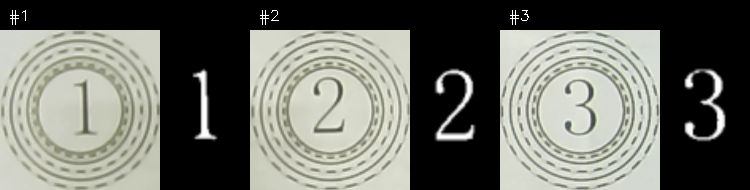
#> input picture src/identify_pack/identify_pack/scripts/ring_station_digit_snapshots/20261010_112118_147303282_crops.png, 750 x 190 px, given in place of the camera
$ python ring_number_detect.py
#> lines starting #> are read from the running program, lines starting #| are printed output that depends on the picture; after the words box and inside, x2 and y2 are one past the last pixel; in counts of white or black regions, pixels touching at a corner belong together
#> in main, frame is the input picture: shape (190, 750, 3); mean B, G, R 102.6, 110.2, 108.6
#!/usr/bin/env python3
"""圆环 + 圆环内颜色（数字）识别（提取自 zongchengxu20250724chusai.py）。

方法：
  1. 灰度 + 高斯模糊后 HoughCircles 检测圆环；
  2. 对每个圆环画圆形掩膜，在 HSV 空间统计红/绿/蓝面积，取最大者作为环内颜色；
  3. 颜色编号：1=红 2=绿 3=蓝。

用法：
  python3 ring_number_detect.py --device /dev/camera_upper --flip-code 0 --show
操作：
  实时显示检测结果；s 保存当前帧到 ring_number_snapshot.jpg；q 退出。
"""
import argparse

import cv2
import numpy as np

# 红/绿/蓝 HSV 阈值（来自源文件）
COLOR_THRESHOLDS = {
    1: [([0, 50, 50], [10, 255, 255]), ([160, 50, 50], [180, 255, 255])],  # 红
    2: [([30, 40, 40], [89, 255, 255])],                                   # 绿
    3: [([90, 50, 90], [140, 255, 255])],                                  # 蓝
}
COLOR_NAMES = {1: "红", 2: "绿", 3: "蓝"}
COLOR_BGR = {1: (0, 0, 255), 2: (0, 255, 0), 3: (255, 0, 0)}


def detect_circles_and_colors(frame, min_radius=35, max_radius=45,
                              param1=25, param2=25, min_dist=20):
    """检测圆环并识别环内颜色。返回 [(x, y, radius, color_id_or_None), ...]。"""
#> called with min_radius = 35, max_radius = 45, param1 = 25, param2 = 25, min_dist = 20
    gray = cv2.cvtColor(frame, cv2.COLOR_BGR2GRAY)
    gray = cv2.GaussianBlur(gray, (9, 9), 2)
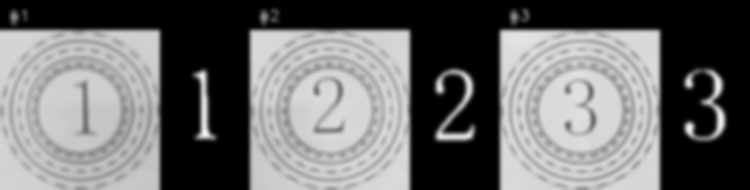
#> gray: shape (190, 750); min 0, max 244, mean 108.8
    circles = cv2.HoughCircles(
        gray, cv2.HOUGH_GRADIENT, dp=1, minDist=min_dist,
        param1=param1, param2=param2,
        minRadius=min_radius, maxRadius=max_radius)
#> circles = [[580.5, 110.5, 41.1], [79.5, 109.5, 40.8], [329.5, 110.5, 40.6]]

    hsv = cv2.cvtColor(frame, cv2.COLOR_BGR2HSV)
#> hsv: shape (190, 750, 3); mean H, S, V 20.1, 10.3, 110.2
    results = []
    if circles is None:
        return results

    circles = np.round(circles[0, :]).astype("int")
#> circles = [[580, 110, 41], [80, 110, 41], [330, 110, 41]]
    for (x, y, r) in circles:
        mask = np.zeros(frame.shape[:2], dtype=np.uint8)
        cv2.circle(mask, (x, y), int(1.4 * r), 255, -1)

        areas = {}
        for color_id, ranges in COLOR_THRESHOLDS.items():
            color_mask = np.zeros(frame.shape[:2], dtype=np.uint8)
            for lower, upper in ranges:
                color_mask |= cv2.inRange(hsv, np.array(lower), np.array(upper))
            areas[color_id] = cv2.countNonZero(cv2.bitwise_and(color_mask, mask))

        best = max(areas, key=areas.get)
        if areas[best] == 0:
            best = None
        results.append((int(x), int(y), int(r), best))
#> this loop made 3 passes
#> x on passes 1 to 3: 580, 80, 330
#> color_mask: shape (190, 750); every value is 0
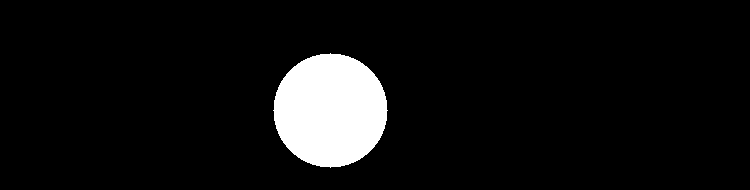
#> mask: shape (190, 750); 7.2% white; 1 white region, box (x1, y1, x2, y2) and area: (273, 53, 388, 168) 10189
#> after the loop, results = [(580, 110, 41, 2), (80, 110, 41, 2), (330, 110, 41, 2)]
    return results


def draw_results(frame, results):
    for (x, y, r, color_id) in results:
        cv2.circle(frame, (x, y), r, (0, 255, 255), 2)
        label = f"{color_id}({COLOR_NAMES[color_id]})" if color_id else "?"
        color = COLOR_BGR.get(color_id, (0, 0, 0))
        cv2.putText(frame, label, (x - 20, y - r - 8),
                    cv2.FONT_HERSHEY_SIMPLEX, 0.7, color, 2)
    return frame


def main():
    parser = argparse.ArgumentParser(description='圆环 + 环内颜色（数字）识别')
    parser.add_argument('--device', '-d', default='/dev/camera_upper')
    parser.add_argument('--width', type=int, default=640)
    parser.add_argument('--height', type=int, default=480)
    parser.add_argument('--flip-code', type=int, choices=(-1, 0, 1), default=0)
    parser.add_argument('--min-radius', type=int, default=35)
    parser.add_argument('--max-radius', type=int, default=45)
    parser.add_argument('--param1', type=int, default=25)
    parser.add_argument('--param2', type=int, default=25)
    parser.add_argument('--min-dist', type=int, default=20)
    parser.add_argument('--show', action='store_true', help='弹出窗口显示')
    args = parser.parse_args()

    cap = cv2.VideoCapture(args.device, cv2.CAP_V4L2)
    if not cap.isOpened():
        print(f'无法打开相机: {args.device}')
        return 1
    cap.set(cv2.CAP_PROP_FRAME_WIDTH, args.width)
    cap.set(cv2.CAP_PROP_FRAME_HEIGHT, args.height)

    print('=== 圆环 + 环内数字识别 ===')
    print('s 保存快照；q 退出')
    try:
        while True:
            ok, frame = cap.read()
            if not ok or frame is None:
                print('读取帧失败')
                break
            if args.flip_code:
                frame = cv2.flip(frame, args.flip_code)

            results = detect_circles_and_colors(
                frame, args.min_radius, args.max_radius,
                args.param1, args.param2, args.min_dist)

            for (x, y, r, color_id) in results:
                name = COLOR_NAMES[color_id] if color_id else "无"
                print(f'圆环 圆心=({x},{y}) 半径={r} 颜色={color_id}({name})')

            if args.show:
                display = draw_results(frame.copy(), results)
                cv2.imshow('ring_number_detect', display)
                key = cv2.waitKey(1) & 0xFF
                if key in (ord('q'), 27):
                    break
                elif key in (ord('s'), ord('S')):
                    cv2.imwrite('ring_number_snapshot.jpg', frame)
                    print('已保存 ring_number_snapshot.jpg')
            else:
                if cv2.waitKey(1) & 0xFF in (ord('q'), 27):
#> (key q is pressed here)
                    break
    finally:
        cap.release()
        cv2.destroyAllWindows()
    return 0


if __name__ == '__main__':
    raise SystemExit(main())
#> (the program exits here)
